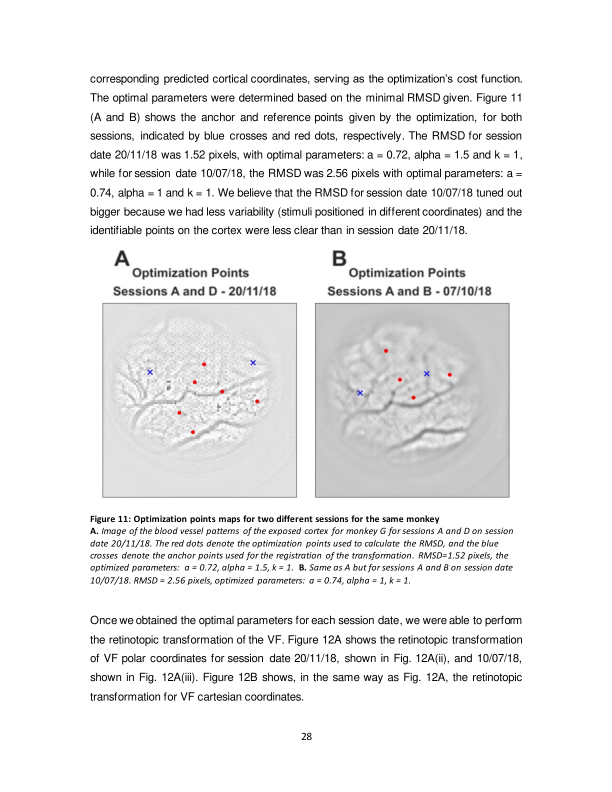
#> input picture schira_dashboard/stimuli/thesis_pages/thesis_page_029.png, 1224 x 1584 px (shown at 1/2 size)
$ python talk_figs.py
#> lines starting #> are read from the running program, lines starting #| are printed output that depends on the picture; after the words box and inside, x2 and y2 are one past the last pixel; in counts of white or black regions, pixels touching at a corner belong together
### registration_revised/make_figs.py
"""Check Joanna's 10/07/18 point tables (points.py) against the stimuli, the VSD maps and thesis Fig. 11B.

Figures (registration_revised/figs/):
  stimulus_points_100718{a,b}.png   per condition: stimulus with the VF point(s) in red | VSD response map with the
                                    VSD point(s) in red, read with (1,1) at the top-left corner | same, top-right corner
  registration_points_vessels.png   the 6 registration points on high-passed vessel images (top-left and top-right
                                    readings), next to thesis Fig. 11B, whose red dots / blue crosses are registered
                                    into the camera frame and drawn as rings
  origin_scores.csv                 how well each reading fits: response percentile at the stimulus points, and
                                    distance of the registration points to the thesis Fig. 11B marks

Camera frame: 100 x 100, 0-based (row, col). A VSD point (x, y) as written (1-based) is read as
  top-left : row = y - 1, col = x - 1          top-right: row = y - 1, col = 100 - x
(also scored: the same two with x/y swapped).

Vessel image: the blank trials of 10/07/18 are not on this machine and the condsAN trials are already divided by their
baseline (values ~1.0), so the vessels are mostly gone from them. Shown instead: (1) Joanna's BV_resized.png (chamber
vessel image, camera frame, the image of thesis Fig. 11) high-passed, and (2) the mean of frames 1-150 over all condsAN
trials of each session, high-passed, to show what is left. With the blank .mat files, swap (2) for the blank trials.

Run:  scripts/py registration_revised/make_figs.py
"""
from __future__ import annotations

import json
import sys
from pathlib import Path

import h5py
import numpy as np
import pandas as pd
from PIL import Image
from scipy.ndimage import gaussian_filter, label, center_of_mass, median_filter, zoom

import matplotlib
matplotlib.use("Agg")
import matplotlib.pyplot as plt

HERE = Path(__file__).resolve().parent
sys.path.insert(0, str(HERE))
import points  # noqa: E402

REPO = HERE.parent
DATA = REPO.parent / "Data"
LEG = REPO.parent / "legacy_code/Retinotopic model Joanna/Gandalf"
FIGS = HERE / "figs"
SESSIONS = ("100718a", "100718b")
MAPS = REPO / "schira_dashboard/cache/gandalf_maps.npz"          # mean(frames 35-46) - mean(frames 5-25), per condition
CATALOG = REPO / "schira_dashboard/cache/gandalf_catalog.csv"
THESIS_PAGE = REPO / "schira_dashboard/stimuli/thesis_pages/thesis_page_029.png"   # thesis page 28 (Figs. 10-11)
FIG11B = (630, 605, 389)                                          # x0, y0, size of the Fig. 11B plate on that page
READINGS = {
    "top-left":           lambda x, y: (y - 1, x - 1),
    "top-right":          lambda x, y: (y - 1, 100 - x),
    "top-left, x/y swapped":  lambda x, y: (x - 1, y - 1),
    "top-right, x/y swapped": lambda x, y: (x - 1, 100 - y),
}
SHOWN = ("top-left", "top-right")


# ---------------------------------------------------------------- helpers
# [4 lines left out: function mark, not called in this run]


def highpass(img, sigma=4.0, smooth=0.7):
    img = np.where(np.isfinite(img), img, np.nanmedian(img))
    return gaussian_filter(img, smooth) - gaussian_filter(img, sigma)


# [21 lines left out: functions pct_at, mean_early_frames, not called in this run]


def fig11b():
    """Thesis Fig. 11B plate, its red dots and blue crosses (plate pixel x, y)."""
    x0, y0, n = FIG11B
    rgb = np.asarray(Image.open(THESIS_PAGE).convert("RGB")).astype(float)[y0:y0 + n, x0:x0 + n]
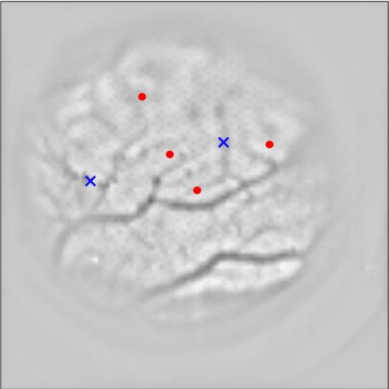
#> rgb: shape (389, 389, 3) float64; mean R, G, B 198.6, 198.3, 198.5
    R, G, B = rgb[..., 0], rgb[..., 1], rgb[..., 2]
    red = (R > 150) & (G < 110) & (B < 110)
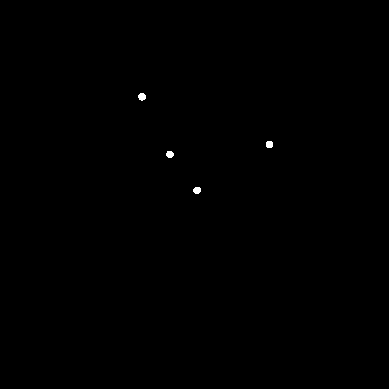
#> red: shape (389, 389) bool; 0.12% white; 4 white regions, box (x1, y1, x2, y2) and area: (138, 93, 146, 101) 49, (193, 187, 201, 194) 46, (266, 141, 273, 148) 45, (166, 151, 174, 158) 45
    blue = (B > 140) & (R < 110) & (B - R > 60)
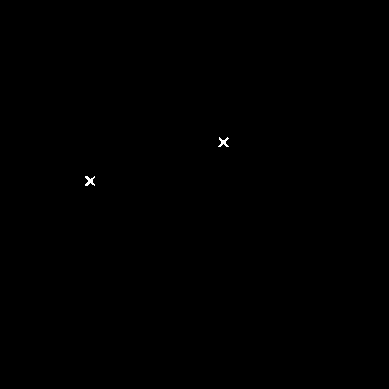
#> blue: shape (389, 389) bool; 0.07% white in thin lines or dots, all inside (x1, y1, x2, y2) = (85, 137, 229, 186)
    def blobs(m, min_px=4):
        lab, k = label(m)
        cs = [center_of_mass(m, lab, i + 1) for i in range(k) if (lab == i + 1).sum() >= min_px]
        return np.array([(c[1], c[0]) for c in cs])      # (x, y)
    grey = rgb.mean(-1)
    marks = gaussian_filter((red | blue).astype(float), 2) > 0.02
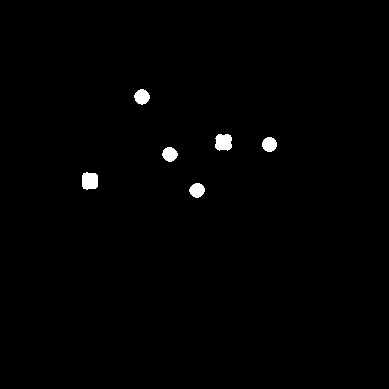
#> marks: shape (389, 389) bool; 0.8% white; 6 white regions, box (x1, y1, x2, y2) and area: (82, 172, 98, 190) 250, (215, 134, 232, 151) 245, (134, 89, 150, 105) 185, (262, 137, 277, 152) 177, (189, 183, 205, 198) 177, (162, 147, 178, 162) 176
    grey = np.where(marks, median_filter(grey, 11), grey)
    return rgb.astype(np.uint8), grey, blobs(red), blobs(blue)
#> in blobs, `lab, k = label(m)`: lab: shape (389, 389) int32; 5 distinct labels, from 0 to 4
#> in blobs, `lab, k = label(m)`: k = 4
#> in blobs, `cs = [center_of_mass(m, lab, i + 1) for i in range(k) if (lab == i + 1..`: cs = [(96.33, 141.6), (144, 269), (153.9, 169.4), (189.9, 196.6)]
#> in blobs (call 2), `lab, k = label(m)`: lab: shape (389, 389) int32; 3 distinct labels, from 0 to 2


# [15 lines left out: function register_plate, not called in this run]


def plate_to_cam(reg, xy):
    xy = np.atleast_2d(xy)
    return reg["row0"] + xy[:, 1] / reg["s"], reg["col0"] + xy[:, 0] / reg["s"]     # rows, cols


# ---------------------------------------------------------------- main
# [100 lines left out: function main, not called in this run]


# [2 lines that do not run on import are left out]

### registration_revised/talk_figs.py
"""Stand-alone figures for the PI talk (one figure per file, slide-sized) -> figs/talk/.

talk_01a_plate_alignment.png   how the thesis Fig. 11B plate was placed on the camera grid
talk_01b_points_on_thesis.png  the xlsx registration points on thesis Fig. 11B vs Joanna's marks
"""
from __future__ import annotations

import sys
from pathlib import Path

import matplotlib.pyplot as plt
import numpy as np
from PIL import Image
from scipy.ndimage import zoom

HERE = Path(__file__).resolve().parent
sys.path.insert(0, str(HERE))
import make_figs as MF  # noqa: E402
import points  # noqa: E402

OUT = HERE / "figs" / "talk"
MEAS = "lime"


def plate_and_reg():
    rgb, grey, red_xy, blue_xy = MF.fig11b()
#> red_xy = [[141.6, 96.33], [269, 144], [169.4, 153.9], [196.6, 189.9]]; blue_xy = [[223.1, 141.8], [89.26, 180.6]]
#> (the run stopped early here; a loop or call above may not have finished)

$ run again, with schira_dashboard/stimuli/thesis_pages/thesis_page_030.png copied over schira_dashboard/stimuli/thesis_pages/thesis_page_029.png
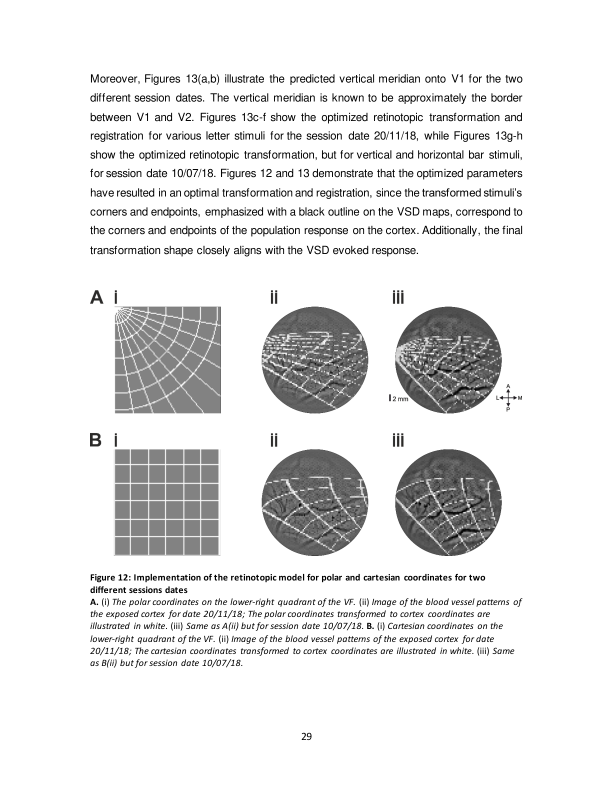
#> input picture schira_dashboard/stimuli/thesis_pages/thesis_page_030.png, 1224 x 1584 px (shown at 1/2 size)
#> in fig11b, `rgb = np.asarray(Image.open(THESIS_PAGE).convert("RGB")).astype(float)..`:
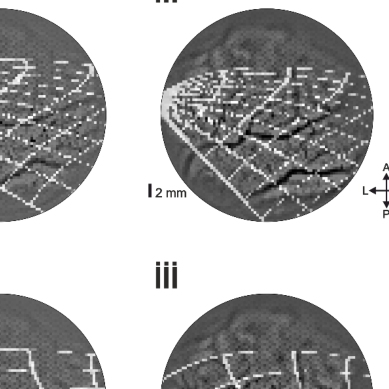
#> rgb: shape (389, 389, 3) float64; mean R, G, B 176.8, 176.8, 176.8
#> red: shape (389, 389) bool; every value is 0
#> lab: shape (389, 389) int32; every value is 0
#> k = 0
#> cs = []
#> red_xy = empty array
